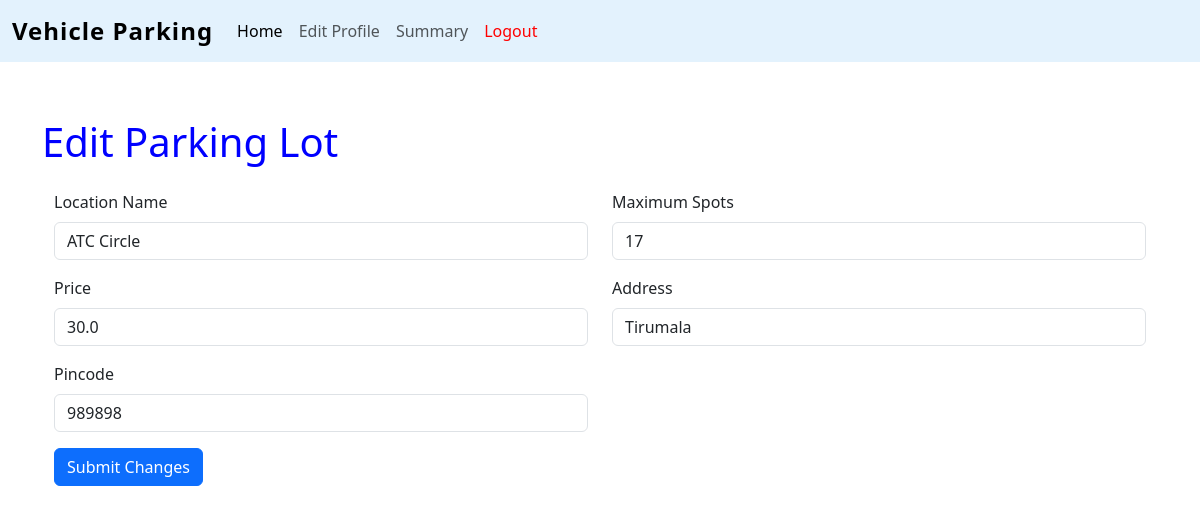
The app's page /edit_parking_lot/1 (signed in) with its own data.
### controllers/models.py (models this page shows)
class parking_lot(db.Model):
    id = db.Column(db.Integer, primary_key=True)
    location_name = db.Column(db.String(100), nullable=False)
    max_spots = db.Column(db.Integer,nullable=True)
    available_spots = db.Column(db.Integer, nullable=True)
    price = db.Column(db.Float,nullable=False)
    address = db.Column(db.String(200),nullable=False)
    pincode = db.Column(db.String(10),nullable=True)
    spots = db.relationship('parking_spot')

### controllers/routes.py (the view, shortened to what this page needs)
@app.route('/edit_parking_lot/<int:lot_id>', methods=['GET', 'POST'])
def edit_parking_lot(lot_id):
    if 'username' not in session or not session.get('is_admin'):
        flash("Access denied. Admins only.", "danger")
        return redirect(url_for('login'))
    lot = parking_lot.query.get_or_404(lot_id)
    return render_template('edit_parking_lot.html', lot=lot)

### templates/edit_parking_lot.html
{%extends 'layout.html'%}
{%block content%}
<h1 class="text-left my-4" style="color:blue">Edit Parking Lot</h1>
<form action="/edit_parking_lot/{{ lot.id }}" method="POST" class="form">
    <div class="container-fluid">
        <div class="row">
            <div class="mb-3 col-6">
                <label for="location_name" class="form-label">Location Name</label>
                <input type="text" class="form-control" id="location_name" name="location_name"
                    value="{{ lot.location_name }}" required>
            </div>
            <div class="mb-3 col-6">
                <label for="max_slots" class="form-label">Maximum Spots</label>
                <input type="number" class="form-control" id="max_spots" name="max_spots" value="{{ lot.max_spots }}"
                    required>
            </div>
            <div class="mb-3 col-6">
                <label for="price" class="form-label">Price</label>
                <input type="number" class="form-control" id="price" step="1" name="price" value="{{ lot.price }}"
                    required>
            </div>
            <div class="mb-3 col-6">
                <label for="address" class="form-label">Address</label>
                <input type="text" class="form-control" id="address" name="address" value="{{ lot.address }}" required>
            </div>
            <div class="mb-3 col-6">
                <label for="pincode" class="form-label">Pincode</label>
                <input type="text" class="form-control" id="pincode" name="pincode" value="{{ lot.pincode }}" required>
        </div>
    </div>
    <button type="submit" class="btn btn-primary">Submit Changes</button>
</form>
{%endblock%}

### records on screen
parking_lot: location_name "ATC Circle", max_spots "17", price "30.0", address "Tirumala", pincode "989898"
